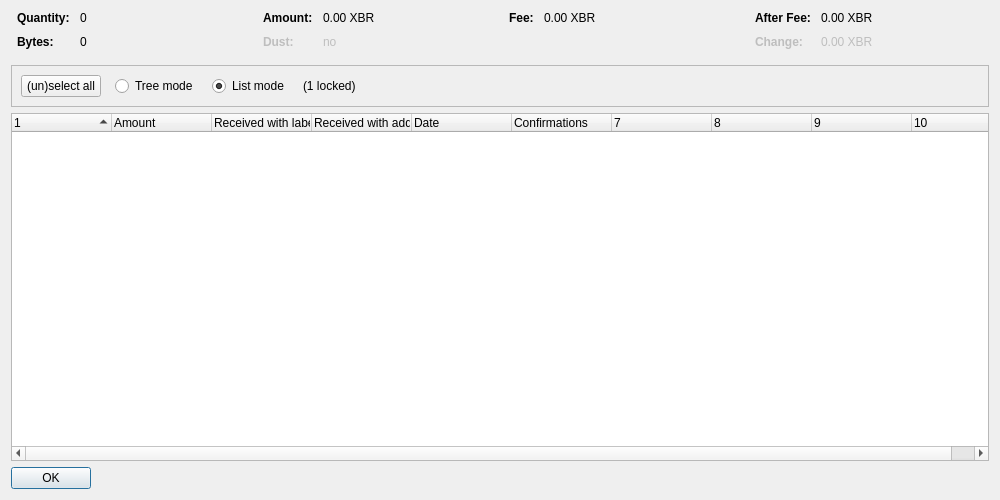
<?xml version="1.0" encoding="UTF-8"?>
<ui version="4.0">
 <class>CoinControlDialog</class>
 <widget class="QDialog" name="CoinControlDialog">
  <property name="geometry">
   <rect>
    <x>0</x>
    <y>0</y>
    <width>1000</width>
    <height>500</height>
   </rect>
  </property>
  <property name="windowTitle">
   <string>Coin Selection</string>
  </property>
  <layout class="QVBoxLayout" name="verticalLayout">
   <item>
    <layout class="QHBoxLayout" name="horizontalLayoutTop" stretch="0,0,0,0">
     <property name="topMargin">
      <number>0</number>
     </property>
     <property name="bottomMargin">
      <number>10</number>
     </property>
     <item>
      <layout class="QFormLayout" name="formLayoutCoinControl1">
       <property name="horizontalSpacing">
        <number>10</number>
       </property>
       <property name="verticalSpacing">
        <number>10</number>
       </property>
       <property name="leftMargin">
        <number>6</number>
       </property>
       <property name="rightMargin">
        <number>6</number>
       </property>
       <item row="0" column="0">
        <widget class="QLabel" name="labelCoinControlQuantityText">
         <property name="font">
          <font>
           <weight>75</weight>
           <bold>true</bold>
          </font>
         </property>
         <property name="text">
          <string>Quantity:</string>
         </property>
        </widget>
       </item>
       <item row="0" column="1">
        <widget class="QLabel" name="labelCoinControlQuantity">
         <property name="cursor">
          <cursorShape>IBeamCursor</cursorShape>
         </property>
         <property name="contextMenuPolicy">
          <enum>Qt::ActionsContextMenu</enum>
         </property>
         <property name="text">
          <string notr="true">0</string>
         </property>
         <property name="textInteractionFlags">
          <set>Qt::LinksAccessibleByMouse|Qt::TextSelectableByKeyboard|Qt::TextSelectableByMouse</set>
         </property>
        </widget>
       </item>
       <item row="1" column="0">
        <widget class="QLabel" name="labelCoinControlBytesText">
         <property name="font">
          <font>
           <weight>75</weight>
           <bold>true</bold>
          </font>
         </property>
         <property name="text">
          <string>Bytes:</string>
         </property>
        </widget>
       </item>
       <item row="1" column="1">
        <widget class="QLabel" name="labelCoinControlBytes">
         <property name="cursor">
          <cursorShape>IBeamCursor</cursorShape>
         </property>
         <property name="contextMenuPolicy">
          <enum>Qt::ActionsContextMenu</enum>
         </property>
         <property name="text">
          <string notr="true">0</string>
         </property>
         <property name="textInteractionFlags">
          <set>Qt::LinksAccessibleByMouse|Qt::TextSelectableByKeyboard|Qt::TextSelectableByMouse</set>
         </property>
        </widget>
       </item>
      </layout>
     </item>
     <item>
      <layout class="QFormLayout" name="formLayoutCoinControl2">
       <property name="horizontalSpacing">
        <number>10</number>
       </property>
       <property name="verticalSpacing">
        <number>10</number>
       </property>
       <property name="leftMargin">
        <number>6</number>
       </property>
       <property name="rightMargin">
        <number>6</number>
       </property>
       <item row="0" column="0">
        <widget class="QLabel" name="labelCoinControlAmountText">
         <property name="font">
          <font>
           <weight>75</weight>
           <bold>true</bold>
          </font>
         </property>
         <property name="text">
          <string>Amount:</string>
         </property>
        </widget>
       </item>
       <item row="0" column="1">
        <widget class="QLabel" name="labelCoinControlAmount">
         <property name="cursor">
          <cursorShape>IBeamCursor</cursorShape>
         </property>
         <property name="contextMenuPolicy">
          <enum>Qt::ActionsContextMenu</enum>
         </property>
         <property name="text">
          <string notr="true">0.00 XBR</string>
         </property>
         <property name="textInteractionFlags">
          <set>Qt::LinksAccessibleByMouse|Qt::TextSelectableByKeyboard|Qt::TextSelectableByMouse</set>
         </property>
        </widget>
       </item>
       <item row="1" column="0">
        <widget class="QLabel" name="labelCoinControlLowOutputText">
         <property name="enabled">
          <bool>false</bool>
         </property>
         <property name="font">
          <font>
           <weight>75</weight>
           <bold>true</bold>
          </font>
         </property>
         <property name="text">
          <string>Dust:</string>
         </property>
        </widget>
       </item>
       <item row="1" column="1">
        <widget class="QLabel" name="labelCoinControlLowOutput">
         <property name="enabled">
          <bool>false</bool>
         </property>
         <property name="cursor">
          <cursorShape>IBeamCursor</cursorShape>
         </property>
         <property name="contextMenuPolicy">
          <enum>Qt::ActionsContextMenu</enum>
         </property>
         <property name="text">
          <string notr="true">no</string>
         </property>
         <property name="textInteractionFlags">
          <set>Qt::LinksAccessibleByMouse|Qt::TextSelectableByKeyboard|Qt::TextSelectableByMouse</set>
         </property>
        </widget>
       </item>
      </layout>
     </item>
     <item>
      <layout class="QFormLayout" name="formLayoutCoinControl3">
       <property name="horizontalSpacing">
        <number>10</number>
       </property>
       <property name="verticalSpacing">
        <number>10</number>
       </property>
       <property name="leftMargin">
        <number>6</number>
       </property>
       <property name="rightMargin">
        <number>6</number>
       </property>
       <item row="0" column="0">
        <widget class="QLabel" name="labelCoinControlFeeText">
         <property name="font">
          <font>
           <weight>75</weight>
           <bold>true</bold>
          </font>
         </property>
         <property name="text">
          <string>Fee:</string>
         </property>
        </widget>
       </item>
       <item row="0" column="1">
        <widget class="QLabel" name="labelCoinControlFee">
         <property name="cursor">
          <cursorShape>IBeamCursor</cursorShape>
         </property>
         <property name="contextMenuPolicy">
          <enum>Qt::ActionsContextMenu</enum>
         </property>
         <property name="text">
          <string notr="true">0.00 XBR</string>
         </property>
         <property name="textInteractionFlags">
          <set>Qt::LinksAccessibleByMouse|Qt::TextSelectableByKeyboard|Qt::TextSelectableByMouse</set>
         </property>
        </widget>
       </item>
      </layout>
     </item>
     <item>
      <layout class="QFormLayout" name="formLayoutCoinControl4">
       <property name="horizontalSpacing">
        <number>10</number>
       </property>
       <property name="verticalSpacing">
        <number>10</number>
       </property>
       <property name="leftMargin">
        <number>6</number>
       </property>
       <property name="rightMargin">
        <number>6</number>
       </property>
       <item row="0" column="0">
        <widget class="QLabel" name="labelCoinControlAfterFeeText">
         <property name="font">
          <font>
           <weight>75</weight>
           <bold>true</bold>
          </font>
         </property>
         <property name="text">
          <string>After Fee:</string>
         </property>
        </widget>
       </item>
       <item row="0" column="1">
        <widget class="QLabel" name="labelCoinControlAfterFee">
         <property name="cursor">
          <cursorShape>IBeamCursor</cursorShape>
         </property>
         <property name="contextMenuPolicy">
          <enum>Qt::ActionsContextMenu</enum>
         </property>
         <property name="text">
          <string notr="true">0.00 XBR</string>
         </property>
         <property name="textInteractionFlags">
          <set>Qt::LinksAccessibleByMouse|Qt::TextSelectableByKeyboard|Qt::TextSelectableByMouse</set>
         </property>
        </widget>
       </item>
       <item row="1" column="0">
        <widget class="QLabel" name="labelCoinControlChangeText">
         <property name="enabled">
          <bool>false</bool>
         </property>
         <property name="font">
          <font>
           <weight>75</weight>
           <bold>true</bold>
          </font>
         </property>
         <property name="text">
          <string>Change:</string>
         </property>
        </widget>
       </item>
       <item row="1" column="1">
        <widget class="QLabel" name="labelCoinControlChange">
         <property name="enabled">
          <bool>false</bool>
         </property>
         <property name="cursor">
          <cursorShape>IBeamCursor</cursorShape>
         </property>
         <property name="contextMenuPolicy">
          <enum>Qt::ActionsContextMenu</enum>
         </property>
         <property name="text">
          <string notr="true">0.00 XBR</string>
         </property>
         <property name="textInteractionFlags">
          <set>Qt::LinksAccessibleByMouse|Qt::TextSelectableByKeyboard|Qt::TextSelectableByMouse</set>
         </property>
        </widget>
       </item>
      </layout>
     </item>
    </layout>
   </item>
   <item>
    <widget class="QFrame" name="frame">
     <property name="minimumSize">
      <size>
       <width>0</width>
       <height>40</height>
      </size>
     </property>
     <property name="frameShape">
      <enum>QFrame::StyledPanel</enum>
     </property>
     <property name="frameShadow">
      <enum>QFrame::Sunken</enum>
     </property>
     <layout class="QHBoxLayout" name="horizontalLayout">
      <item>
       <layout class="QHBoxLayout" name="horizontalLayoutPanel" stretch="0,0,0,0,0">
        <property name="spacing">
         <number>14</number>
        </property>
        <item>
         <widget class="QPushButton" name="pushButtonSelectAll">
          <property name="sizePolicy">
           <sizepolicy hsizetype="Maximum" vsizetype="Fixed">
            <horstretch>0</horstretch>
            <verstretch>0</verstretch>
           </sizepolicy>
          </property>
          <property name="text">
           <string>(un)select all</string>
          </property>
          <property name="autoDefault">
           <bool>false</bool>
          </property>
         </widget>
        </item>
        <item>
         <widget class="QRadioButton" name="radioTreeMode">
          <property name="sizePolicy">
           <sizepolicy hsizetype="Maximum" vsizetype="Fixed">
            <horstretch>0</horstretch>
            <verstretch>0</verstretch>
           </sizepolicy>
          </property>
          <property name="text">
           <string>Tree mode</string>
          </property>
         </widget>
        </item>
        <item>
         <widget class="QRadioButton" name="radioListMode">
          <property name="sizePolicy">
           <sizepolicy hsizetype="Maximum" vsizetype="Fixed">
            <horstretch>0</horstretch>
            <verstretch>0</verstretch>
           </sizepolicy>
          </property>
          <property name="text">
           <string>List mode</string>
          </property>
          <property name="checked">
           <bool>true</bool>
          </property>
         </widget>
        </item>
        <item>
         <widget class="QLabel" name="labelLocked">
          <property name="text">
           <string notr="true">(1 locked)</string>
          </property>
         </widget>
        </item>
        <item>
         <spacer name="horizontalSpacer">
          <property name="orientation">
           <enum>Qt::Horizontal</enum>
          </property>
          <property name="sizeHint" stdset="0">
           <size>
            <width>40</width>
            <height>20</height>
           </size>
          </property>
         </spacer>
        </item>
       </layout>
      </item>
     </layout>
    </widget>
   </item>
   <item>
    <widget class="CoinControlTreeWidget" name="treeWidget">
     <property name="contextMenuPolicy">
      <enum>Qt::CustomContextMenu</enum>
     </property>
     <property name="sortingEnabled">
      <bool>false</bool>
     </property>
     <property name="columnCount">
      <number>10</number>
     </property>
     <attribute name="headerShowSortIndicator" stdset="0">
      <bool>true</bool>
     </attribute>
     <attribute name="headerStretchLastSection">
      <bool>false</bool>
     </attribute>
     <column>
      <property name="text">
       <string/>
      </property>
     </column>
     <column>
      <property name="text">
       <string>Amount</string>
      </property>
     </column>
     <column>
      <property name="text">
       <string>Received with label</string>
      </property>
     </column>
     <column>
      <property name="text">
       <string>Received with address</string>
      </property>
     </column>
     <column>
      <property name="text">
       <string>Date</string>
      </property>
     </column>
     <column>
      <property name="text">
       <string>Confirmations</string>
      </property>
      <property name="toolTip">
       <string>Confirmed</string>
      </property>
     </column>
     <column>
      <property name="text">
       <string/>
      </property>
     </column>
     <column>
      <property name="text">
       <string/>
      </property>
     </column>
     <column>
      <property name="text">
       <string/>
      </property>
     </column>
     <column>
      <property name="text">
       <string/>
      </property>
     </column>
    </widget>
   </item>
   <item>
    <widget class="QDialogButtonBox" name="buttonBox">
     <property name="sizePolicy">
      <sizepolicy hsizetype="Maximum" vsizetype="Fixed">
       <horstretch>0</horstretch>
       <verstretch>0</verstretch>
      </sizepolicy>
     </property>
     <property name="orientation">
      <enum>Qt::Horizontal</enum>
     </property>
     <property name="standardButtons">
      <set>QDialogButtonBox::Ok</set>
     </property>
    </widget>
   </item>
  </layout>
 </widget>
 <customwidgets>
  <customwidget>
   <class>CoinControlTreeWidget</class>
   <extends>QTreeWidget</extends>
   <header>qt/coincontroltreewidget.h</header>
  </customwidget>
 </customwidgets>
 <resources/>
 <connections/>
</ui>
